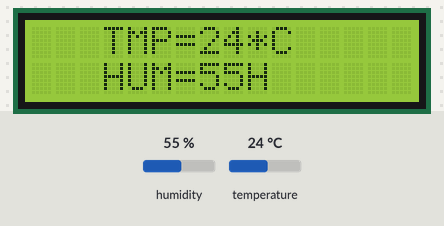
This sketch was run on a simulated Arduino Uno, built with avr-gcc and run on an emulated ATmega328P. On the bench: 16×2 character LCD. The test bench sets the inputs (shaded band); at power-on: humidity 55 %, temperature 24 °C. What the sketch prints to the serial monitor is not drawn.

Above: at 2.4 s.
2.5 s: humidity set to 22 %
At 4.7 s:
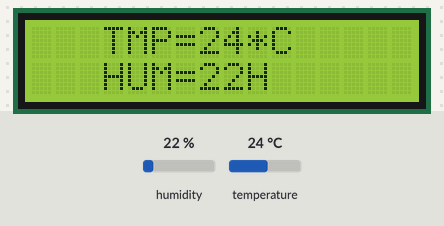
7.9 s: temperature set to 12 °C
At 9.7 s:
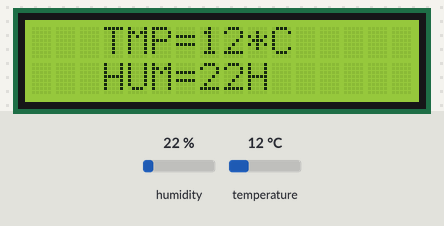
11.5 s: humidity set to 40 %
At 12.5 s:
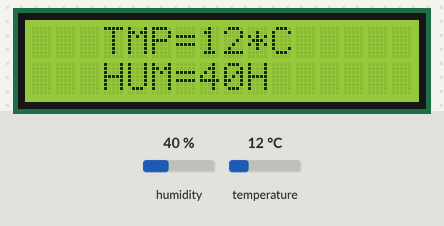
14.9 s: temperature set to 19 °C
At 16.2 s:
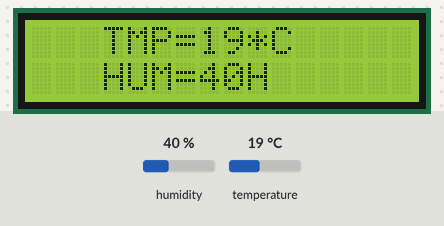
Timing chart, 0 to 17.9 s (numbered marks = the images above; inputs shaded):
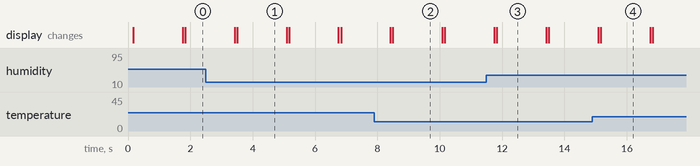

The sketch:

DHTLCD.ino
```cpp
#include <SimpleDHT.h>

// for DHT11,
//      VCC: 5V or 3V
//      GND: GND
//      DATA: 2
int pinDHT11 = 2;
SimpleDHT11 dht11(pinDHT11);
#include <Wire.h>
#include <LiquidCrystal_I2C.h>

LiquidCrystal_I2C lcd(0x27,16,2);

void setup() {
  Serial.begin(9600);

}

void loop() {
  // start working...
  Serial.println("=================================");
  Serial.println("Sample DHT11...");

  // read without samples.
  byte temperature = 0;
  byte humidity = 0;
  int err = SimpleDHTErrSuccess;
  if ((err = dht11.read(&temperature, &humidity, NULL)) != SimpleDHTErrSuccess) {
    Serial.print("Read DHT11 failed, err="); Serial.println(err);delay(1000);
    return;
  }

  Serial.print("Sample OK: ");
  Serial.print((int)temperature); Serial.print(" *C, ");
  Serial.print((int)humidity); Serial.println(" H");
  lcd.init();                      // initialize the lcd
  lcd.init();
  // Print a message to the LCD.
  lcd.backlight();
  lcd.setCursor(3,0);
  lcd.print("TMP=");
  lcd.print(temperature);
  lcd.print("*C");
  lcd.setCursor(3,1);
    lcd.print("HUM=");
  lcd.print(humidity);
  lcd.print("H");


  // DHT11 sampling rate is 1HZ.
  delay(1500);
}
```

Measured:
- after the input at 2.5 s, the display: first differs from a run without the input after 1.0 s (image 1)
- after the input at 7.9 s, the display: first differs from a run without the input after 0.60 s (image 2)
- after the input at 11.5 s, the display: first differs from a run without the input after 0.33 s (image 3)
- after the input at 14.9 s, the display: first differs from a run without the input after 0.27 s (image 4)
- what the display in image 1 shows lasts 1.6 s, from 3.5 s to 5.1 s
